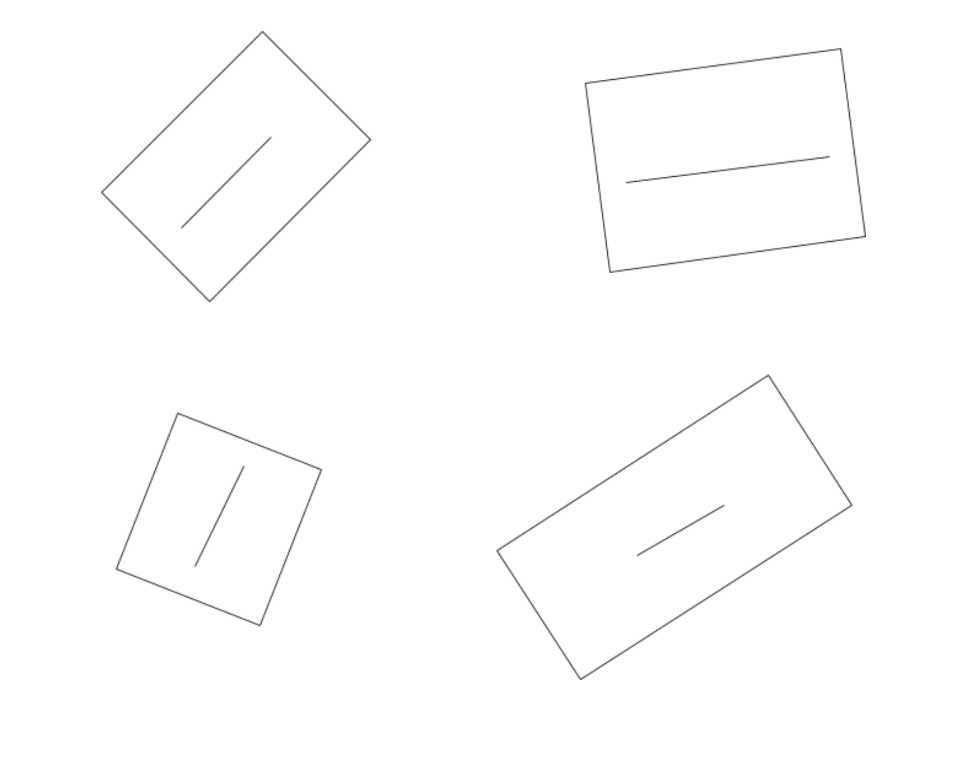
#> input picture image.png, 977 x 758 px
$ python rectangle_numbering.py
#> lines starting #> are read from the running program, lines starting #| are printed output that depends on the picture; after the words box and inside, x2 and y2 are one past the last pixel; in counts of white or black regions, pixels touching at a corner belong together
import cv2
import matplotlib.pyplot as plt
from math import hypot
from itertools import combinations
import os
import numpy as np

# Quick function to get the longest distance between contour points
def max_distance(points):
    pts = points.reshape(-1, 2)
    max_d = 0
    for (x1, y1), (x2, y2) in combinations(pts, 2):
        d = hypot(x2 - x1, y2 - y1)
        if d > max_d:
            max_d = d
    return max_d

# Angle at pt0 between pt1 and pt2
def angle(pt1, pt2, pt0):
    dx1, dy1 = pt1[0] - pt0[0], pt1[1] - pt0[1]
    dx2, dy2 = pt2[0] - pt0[0], pt2[1] - pt0[1]
    dot = dx1*dx2 + dy1*dy2
    mag1 = np.hypot(dx1, dy1)
    mag2 = np.hypot(dx2, dy2)
    if mag1*mag2 == 0:
        return 0
    cos_a = max(min(dot / (mag1*mag2), 1), -1)
    return np.degrees(np.arccos(cos_a))

# Check if 4-point polygon is roughly rectangle
def is_rectangle(approx, tol=10):
    if len(approx) != 4:
        return False
    for i in range(4):
        pt0 = approx[i][0]
        pt1 = approx[(i+1)%4][0]
        pt2 = approx[(i+3)%4][0]
        ang = angle(pt1, pt2, pt0)
        if abs(ang - 90) > tol:
            return False
    return True

# Find all rectangles from contours
def find_rectangles(contours):
    rects = []
    for i, c in enumerate(contours):
        approx = cv2.approxPolyDP(c, 0.02*cv2.arcLength(c, True), True)
        if len(approx)==4 and is_rectangle(approx):
            x, y, w, h = cv2.boundingRect(c)
            rects.append((x, y, w, h, i))
    return rects

# Find lines inside rectangles and assign numbers
def find_and_number_lines(contours, hierarchy, rects):
    lines = []
    for i, c in enumerate(contours):
        parent = hierarchy[0][i][3]
        first_child = hierarchy[0][i][2]
        # Only consider contours with parent but no child
        if parent != -1 and first_child == -1:
            lx, ly, lw, lh = cv2.boundingRect(c)
            for rx, ry, rw, rh, ridx in rects:
                if rx<lx and ry<ly and (lx+lw)<(rx+rw) and (ly+lh)<(ry+rh):
                    dist = max_distance(c)
                    lines.append((dist, i))
                    break
    lines.sort(key=lambda x: x[0])
    line_nums = {idx: n+1 for n, (_, idx) in enumerate(lines)}
    return lines, line_nums

# Draw lines and numbers
def draw_lines_and_numbers(img, contours, lines, line_nums, rects):
    for rx, ry, rw, rh, ridx in rects:
        inside_lines = [idx for _, idx in lines if
                        rx < cv2.boundingRect(contours[idx])[0] < rx+rw and
                        ry < cv2.boundingRect(contours[idx])[1] < ry+rh]
        for idx in inside_lines:
            cv2.drawContours(img, [contours[idx]], -1, (255,0,0), 2)
            txt = str(line_nums[idx])
            text_size = cv2.getTextSize(txt, cv2.FONT_HERSHEY_SIMPLEX, 1, 2)[0]
            tx = rx + (rw - text_size[0])//2
            ty = ry + rh + text_size[1] + 5
            cv2.putText(img, txt, (tx, ty), cv2.FONT_HERSHEY_SIMPLEX, 1, (255,0,255), 2)

            #print(f"Line {txt} drawn inside rectangle at ({rx},{ry},{rw},{rh})")

# Main
img = cv2.imread('image.png')
#> img is the input picture: shape (758, 977, 3); min 49, max 255, mean 253.7
gray = cv2.cvtColor(img, cv2.COLOR_BGR2GRAY)
_, thresh = cv2.threshold(gray, 200, 255, cv2.THRESH_BINARY_INV)
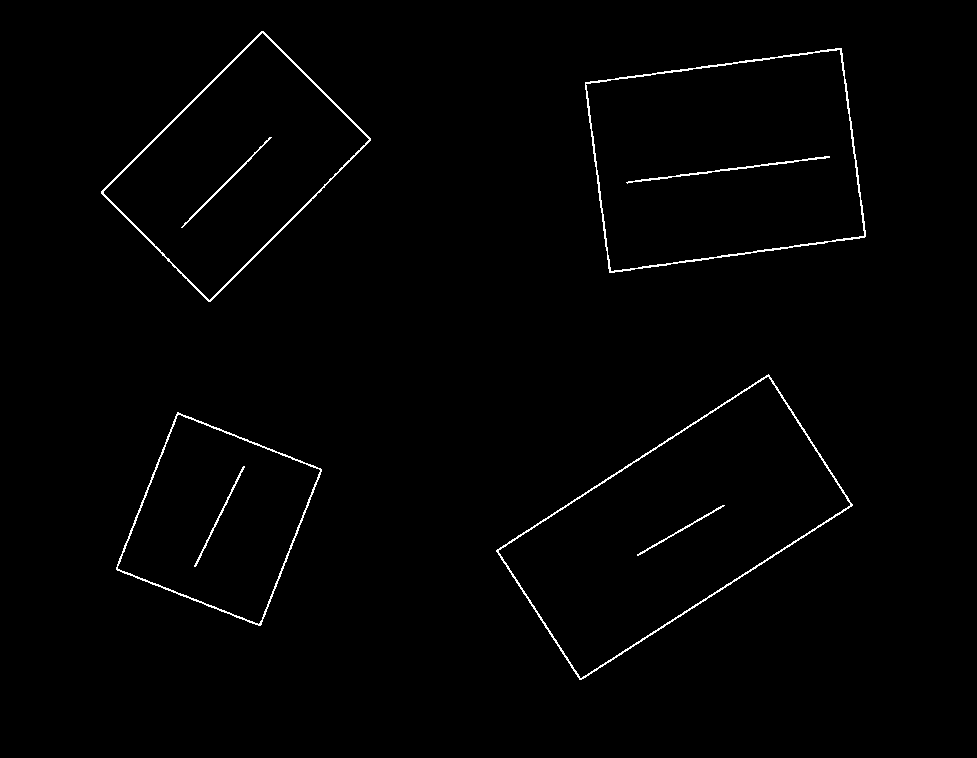
#> thresh: shape (758, 977); 1% white in thin lines or dots, all inside (x1, y1, x2, y2) = (101, 31, 866, 680)
contours, hierarchy = cv2.findContours(thresh, cv2.RETR_TREE, cv2.CHAIN_APPROX_SIMPLE)
#> contours = 12 contours; largest, box (x1, y1, x2, y2) and area: (496, 374, 853, 680) 50290, (585, 48, 866, 273) 49434, (498, 376, 851, 679) 49164, (585, 49, 865, 272) 48496, (101, 31, 371, 302) 35454
#print(hierarchy)
output = img.copy()
rects = find_rectangles(contours)
#> the loop in find_rectangles, `for i, c in enumerate(contours):` made 12 passes
#> approx on passes 1, 2, 4, 5, 7, 8, 10: [[177, 412], [116, 569], [260, 625], [321, 469]], [[178, 414], [320, 470], [258, 624], [117, 568]], [[768, 374], [496, 550], [579, 679], [852, 505]], [[768, 376], [850, 505], [580, 678], [498, 550]], [[841, 48], [585, 82], [609, 272], [864, 237]], [[840, 50], [863, 236], [610, 270], [586, 83]], [[263, 31], [101, 191], [208, 301], [370, 140]]
#> approx on passes 3, 6, 9, 12: [[244, 466], [194, 566]], [[724, 505], [637, 555]], [[829, 156], [626, 182]], [[271, 137], [181, 227]]
#> after the loop in find_rectangles, `for i, c in enumerate(contours):`: rects = [(116, 412, 206, 214, 0), (117, 414, 204, 211, 1), (496, 374, 357, 306, 3), (498, 376, 353, 303, 4), (585, 48, 281, 225, 6), (585, 49, 280, 223, 7), (101, 31, 270, 271, 9), (103, 32, 267, 269, 10)]
lines, line_nums = find_and_number_lines(contours, hierarchy, rects)
#> the loop in find_and_number_lines, `for i, c in enumerate(contours):` made 12 passes
#> (parent, first_child, lx, ly, lw, lh) on passes 3, 6, 9, 12: (1, -1, 194, 466, 51, 101), (4, -1, 637, 505, 88, 51), (7, -1, 626, 156, 204, 28), (10, -1, 181, 137, 91, 91)
#> (parent, first_child) on passes 1, 2, 4, 5, 7, 8: (-1, 1), (0, 2), (-1, 4), (3, 5), (-1, 7), (6, 8)
#> after the loop in find_and_number_lines, `for i, c in enumerate(contours):`: lines = [(111.8, 2), (100.3, 5), (204.7, 8), (127.3, 11)]
#> in find_and_number_lines, `line_nums = {idx: n+1 for n, (_, idx) in enumerate(lines)}`: line_nums = {5: 1, 2: 2, 11: 3, 8: 4}
#> lines = [(100.3, 5), (111.8, 2), (127.3, 11), (204.7, 8)]; line_nums = {5: 1, 2: 2, 11: 3, 8: 4}
draw_lines_and_numbers(output, contours, lines, line_nums, rects)
#> the loop in draw_lines_and_numbers, `for rx, ry, rw, rh, ridx in rects:` made 8 passes
#> (rx, ry, rw, rh, ridx, inside_lines) on passes 1 to 8: (116, 412, 206, 214, 0, [2]), (117, 414, 204, 211, 1, [2]), (496, 374, 357, 306, 3, [5]), (498, 376, 353, 303, 4, [5]), (585, 48, 281, 225, 6, [8]), (585, 49, 280, 223, 7, [8]), (101, 31, 270, 271, 9, [11]), (103, 32, 267, 269, 10, [11])

plt.imshow(cv2.cvtColor(output, cv2.COLOR_BGR2RGB))
plt.axis('off')
plt.show()
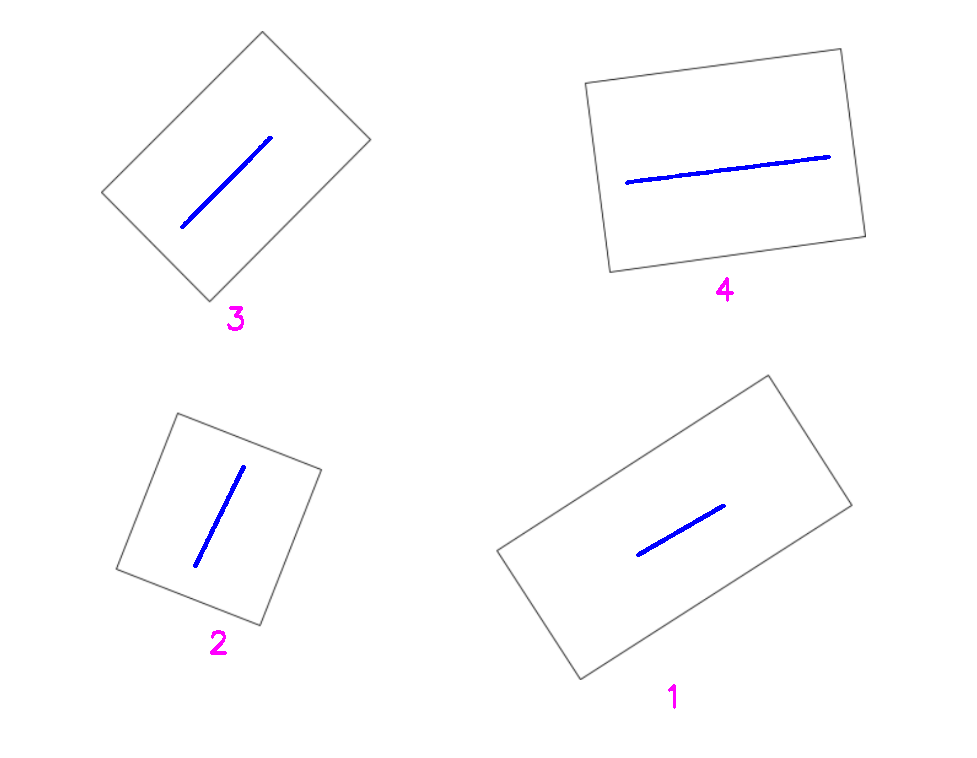
#> shown: shape (758, 977, 3); mean R, G, B 253, 252.8, 253.9


out_dir = 'task1-output'
os.makedirs(out_dir, exist_ok=True)
cv2.imwrite(os.path.join(out_dir, 'output_image.png'), output)
print("Saved output image to task1-output folder")

$ run again, with aligned_rectangle_1.png copied over image.png
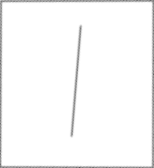
#> input picture aligned_rectangle_1.png, 154 x 168 px
#> img is the input picture: shape (168, 154, 3); min 85, max 255, mean 249
#> `_, thresh = cv2.threshold(gray, 200, 255, cv2.THRESH_BINARY_INV)`:
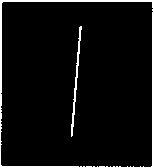
#> thresh: shape (168, 154); 5.5% white; 2 white regions
#> contours = 3 contours; box (x1, y1, x2, y2) and area: (0, 0, 154, 168) 25551, (0, 1, 154, 168) 24996, (71, 26, 82, 137) 126
#> the loop in find_rectangles, `for i, c in enumerate(contours):` made 3 passes
#> approx on passes 1 to 2: [[0, 0], [0, 167], [153, 167], [153, 0]], [[3, 1], [152, 2], [150, 167], [0, 164]]
#> after the loop in find_rectangles, `for i, c in enumerate(contours):`: rects = [(0, 0, 154, 168, 0), (0, 1, 154, 167, 1)]
#> the loop in find_and_number_lines, `for i, c in enumerate(contours):` made 3 passes
#> (first_child, lx, ly, lw, lh) on pass 3: (-1, 71, 26, 11, 111)
#> after the loop in find_and_number_lines, `for i, c in enumerate(contours):`: lines = [(110.5, 2)]
#> in find_and_number_lines, `line_nums = {idx: n+1 for n, (_, idx) in enumerate(lines)}`: line_nums = {2: 1}
#> `lines, line_nums = find_and_number_lines(contours, hierarchy, rects)`: lines = [(110.5, 2)]; line_nums = {2: 1}
#> the loop in draw_lines_and_numbers, `for rx, ry, rw, rh, ridx in rects:` made 2 passes
#> (rx, ry, rw, rh, ridx, inside_lines) on passes 1 to 2: (0, 0, 154, 168, 0, [2]), (0, 1, 154, 167, 1, [2])
#> `plt.show()`:
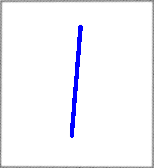
#> shown: shape (168, 154, 3); mean R, G, B 245.3, 245.3, 250.1

$ run again, with aligned_rectangle_2.png copied over image.png
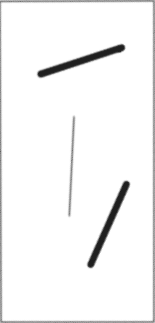
#> input picture aligned_rectangle_2.png, 155 x 323 px
#> img is the input picture: shape (323, 155, 3); min 31, max 255, mean 244.9
#> `_, thresh = cv2.threshold(gray, 200, 255, cv2.THRESH_BINARY_INV)`:
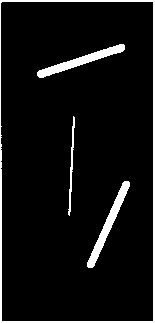
#> thresh: shape (323, 155); 6.8% white; 4 white regions
#> contours = 5 contours; box (x1, y1, x2, y2) and area: (0, 0, 155, 323) 49588, (0, 1, 154, 322) 48780, (87, 181, 130, 268) 642, (37, 44, 125, 78) 632, (68, 116, 75, 216) 111
#> the loop in find_rectangles, `for i, c in enumerate(contours):` made 5 passes
#> approx on passes 1 to 2: [[0, 0], [0, 322], [154, 322], [154, 0]], [[2, 1], [153, 2], [152, 321], [1, 320]]
#> after the loop in find_rectangles, `for i, c in enumerate(contours):`: rects = [(0, 0, 155, 323, 0), (0, 1, 154, 321, 1)]
#> the loop in find_and_number_lines, `for i, c in enumerate(contours):` made 5 passes
#> (parent, first_child, lx, ly, lw, lh) on passes 3 to 5: (1, -1, 87, 181, 43, 87), (1, -1, 68, 116, 7, 100), (1, -1, 37, 44, 88, 34)
#> after the loop in find_and_number_lines, `for i, c in enumerate(contours):`: lines = [(94.85, 2), (99.08, 3), (92.03, 4)]
#> in find_and_number_lines, `line_nums = {idx: n+1 for n, (_, idx) in enumerate(lines)}`: line_nums = {4: 1, 2: 2, 3: 3}
#> `lines, line_nums = find_and_number_lines(contours, hierarchy, rects)`: lines = [(92.03, 4), (94.85, 2), (99.08, 3)]; line_nums = {4: 1, 2: 2, 3: 3}
#> the loop in draw_lines_and_numbers, `for rx, ry, rw, rh, ridx in rects:` made 2 passes
#> (rx, ry, rw, rh, ridx, inside_lines) on passes 1 to 2: (0, 0, 155, 323, 0, [4, 2, 3]), (0, 1, 154, 321, 1, [4, 2, 3])
#> after the loop in draw_lines_and_numbers, `for rx, ry, rw, rh, ridx in rects:`:
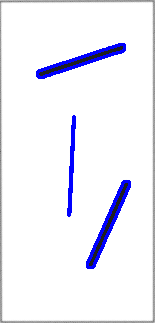
#> img: shape (323, 155, 3); mean B, G, R 248.3, 239.2, 239.2
